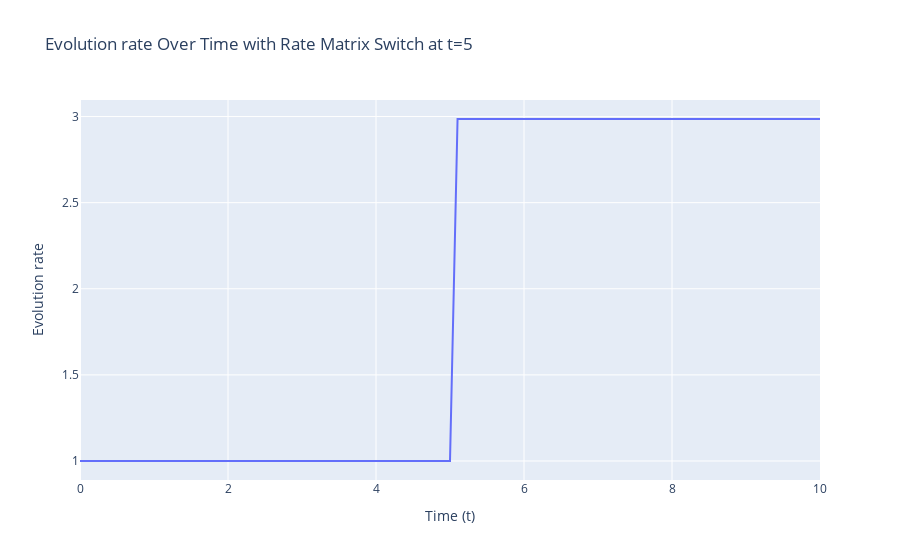

The notebook cell this image was saved under:
### Code cell
# Assuming you have the generate_ENS function already defined
pi = calculate_stationary_distribution(Q5)
t_range =  np.linspace(0, 10, 99)
t1 = 5  #The time point that change the rate matrix
mu_value = []

# Generate mu values
for t in t_range:
    if t<= t1:
        mu = calculate_stationary_rate(Q5)
        mu_value.append(mu)
    else:
        mu = calculate_stationary_rate(Q6)
        mu_value.append(mu)
    
# Create the plot
fig = px.line(x=t_range, y=mu_value, labels={'x': 'Time (t)', 'y': 'Evolution rate'}, title='Evolution rate Over Time with Rate Matrix Switch at t=5')

# Show the plot
fig.show()

### Figure 1 — Plotly figure (JSON) as saved in the notebook; plotly's stock layout.template omitted (floating-point values rounded to 4 significant figures)
{"data": [{"hovertemplate": "Time (t)=%{x}<br>Evolution rate=%{y}<extra></extra>", "legendgroup": "", "line": {"color": "#636efa", "dash": "solid"}, "marker": {"symbol": "circle"}, "mode": "lines", "name": "", "orientation": "v", "showlegend": false, "type": "scatter", "x": [0, 0.102, 0.2041, 0.3061, 0.4082, 0.5102, 0.6122, 0.7143, 0.8163, 0.9184, 1.02, 1.122, 1.224, 1.327, 1.429, 1.531, 1.633, 1.735, 1.837, 1.939, 2.041, 2.143, 2.245, 2.347, 2.449, 2.551, 2.653, 2.755, 2.857, 2.959, 3.061, 3.163, 3.265, 3.367, 3.469, 3.571, 3.673, 3.776, 3.878, 3.98, 4.082, 4.184, 4.286, 4.388, 4.49, 4.592, 4.694, 4.796, 4.898, 5, 5.102, 5.204, 5.306, 5.408, 5.51, 5.612, 5.714, 5.816, 5.918, 6.02, 6.122, 6.224, 6.327, 6.429, 6.531, 6.633, 6.735, 6.837, 6.939, 7.041, 7.143, 7.245, 7.347, 7.449, 7.551, 7.653, 7.755, 7.857, 7.959, 8.061, 8.163, 8.265, 8.367, 8.469, 8.571, 8.673, 8.776, 8.878, 8.98, 9.082, 9.184, 9.286, 9.388, 9.49, 9.592, 9.694, 9.796, 9.898, 10], "xaxis": "x", "y": [1.0, 1.0, 1.0, 1.0, 1.0, 1.0, 1.0, 1.0, 1.0, 1.0, 1.0, 1.0, 1.0, 1.0, 1.0, 1.0, 1.0, 1.0, 1.0, 1.0, 1.0, 1.0, 1.0, 1.0, 1.0, 1.0, 1.0, 1.0, 1.0, 1.0, 1.0, 1.0, 1.0, 1.0, 1.0, 1.0, 1.0, 1.0, 1.0, 1.0, 1.0, 1.0, 1.0, 1.0, 1.0, 1.0, 1.0, 1.0, 1.0, 1.0, 2.986, 2.986, 2.986, 2.986, 2.986, 2.986, 2.986, 2.986, 2.986, 2.986, 2.986, 2.986, 2.986, 2.986, 2.986, 2.986, 2.986, 2.986, 2.986, 2.986, 2.986, 2.986, 2.986, 2.986, 2.986, 2.986, 2.986, 2.986, 2.986, 2.986, 2.986, 2.986, 2.986, 2.986, 2.986, 2.986, 2.986, 2.986, 2.986, 2.986, 2.986, 2.986, 2.986, 2.986, 2.986, 2.986, 2.986, 2.986, 2.986], "yaxis": "y"}], "layout": {"legend": {"tracegroupgap": 0}, "title": {"text": "Evolution rate Over Time with Rate Matrix Switch at t=5"}, "xaxis": {"anchor": "y", "domain": [0, 1], "title": {"text": "Time (t)"}}, "yaxis": {"anchor": "x", "domain": [0, 1], "title": {"text": "Evolution rate"}}}}
